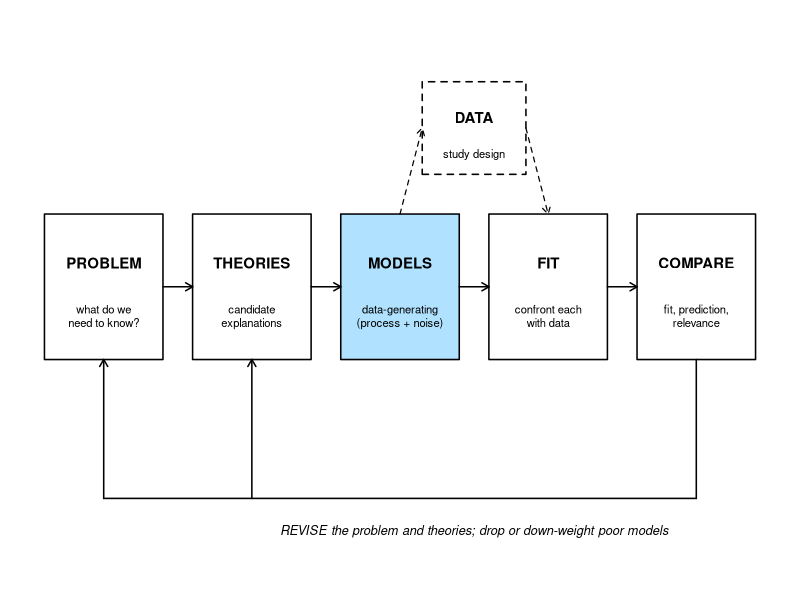
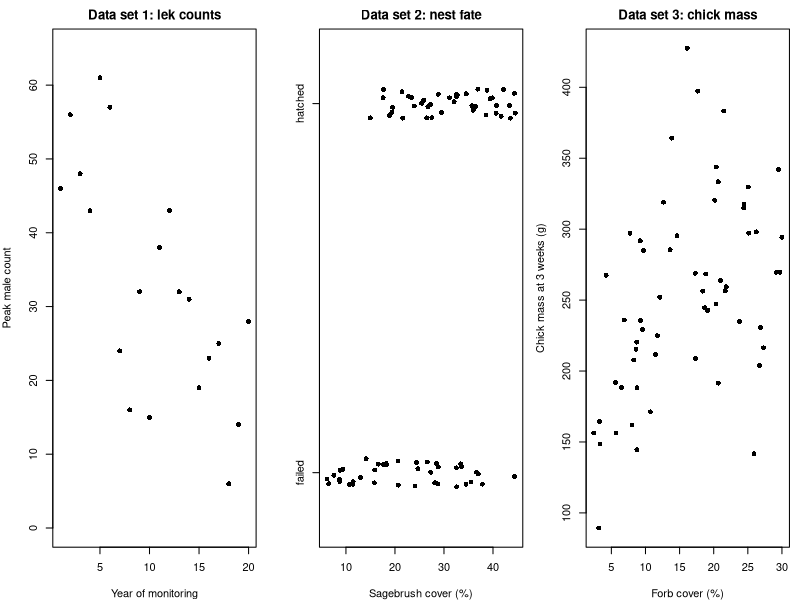
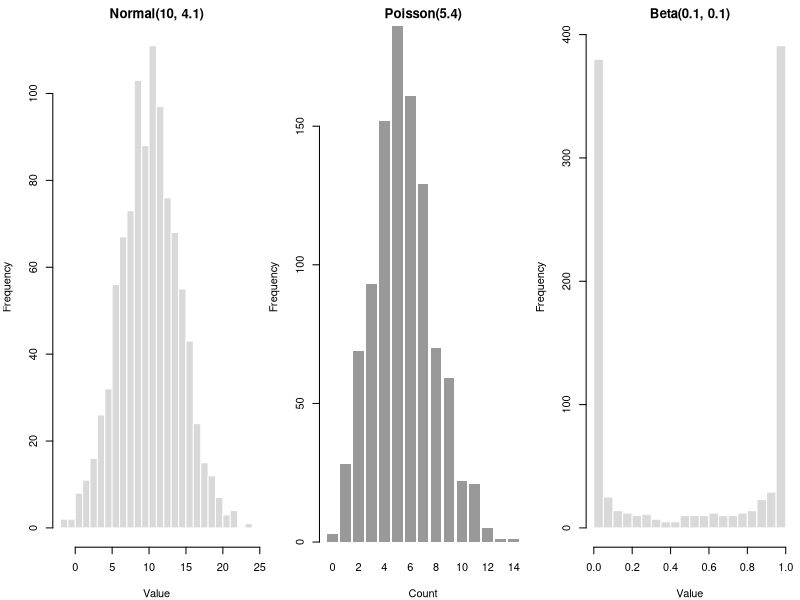
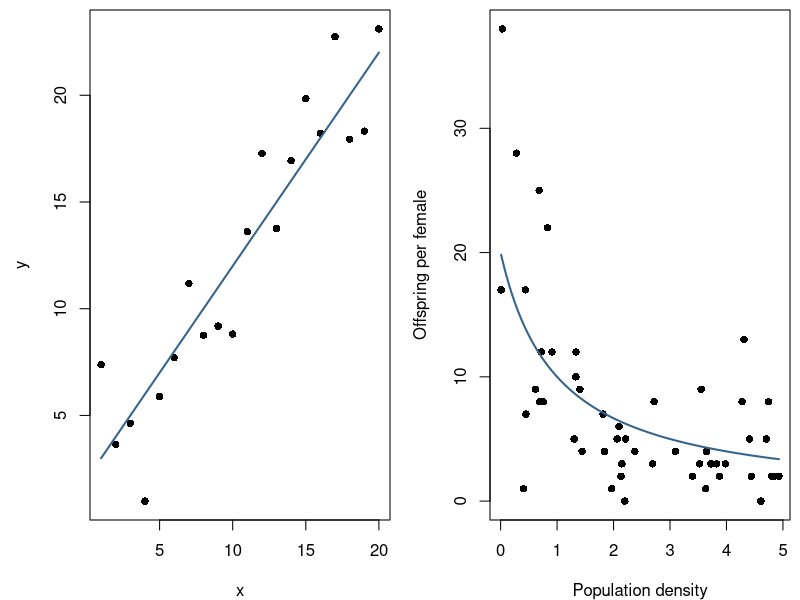

Reproduce these figures in R, in order. (Note: this script raises an error after producing the figures.)
## ---- chunk 1
knitr::opts_chunk$set(echo = TRUE, warning = FALSE, message = FALSE,
                      fig.width = 7, fig.height = 4.5, fig.align = "center")

widget <- function(file) htmltools::includeHTML(file.path("widgets", file))
f2 <- function(v) formatC(round(v, 2) + 0, format = "f", digits = 2)
f3 <- function(v) formatC(v, format = "f", digits = 3)
f4 <- function(v) formatC(v, format = "f", digits = 4)
## ---- chunk 2
# scientific workflow schematic; 'highlight' shades one box
draw_workflow <- function(highlight = NULL, cex = 0.9) {
  boxes <- c("PROBLEM", "THEORIES", "MODELS", "FIT", "COMPARE")
  subs <- c("what do we\nneed to know?", "candidate\nexplanations",
            "data-generating\n(process + noise)", "confront each\nwith data",
            "fit, prediction,\nrelevance")
  x <- seq(1, 9, by = 2)
  y <- 2
  w <- 0.8
  h <- 0.55
  shade <- function(lab) if (!is.null(highlight) && lab == highlight) "lightskyblue1" else "white"
  par(mar = c(0, 0, 0, 0))
  plot(NA, xlim = c(0, 10), ylim = c(-0.2, 4), axes = FALSE, xlab = "", ylab = "")
  for (i in seq_along(boxes)) {
    rect(x[i] - w, y - h, x[i] + w, y + h, col = shade(boxes[i]), lwd = 1.5)
    text(x[i], y + 0.18, boxes[i], font = 2, cex = cex)
    text(x[i], y - 0.22, subs[i], cex = cex * 0.75)
  }
  arrows(x[-5] + w, y, x[-1] - w, y, length = 0.08, lwd = 1.5)
  rect(6 - 0.7, 3.2 - 0.35, 6 + 0.7, 3.2 + 0.35, lty = 2, lwd = 1.5,
       col = if (identical(highlight, "DATA")) "lightskyblue1" else NA)
  text(6, 3.28, "DATA", font = 2, cex = cex)
  text(6, 3.0, "study design", cex = cex * 0.75)
  arrows(x[3], y + h, 6 - 0.7, 3.2, length = 0.08, lty = 2, lwd = 1.2)
  arrows(6 + 0.7, 3.2, x[4], y + h, length = 0.08, lty = 2, lwd = 1.2)
  segments(x[5], y - h, x[5], 0.4, lwd = 1.5)
  segments(x[5], 0.4, x[1], 0.4, lwd = 1.5)
  arrows(x[c(1, 2)], 0.4, x[c(1, 2)], y - h, length = 0.08, lwd = 1.5)
  text(6, 0.15, "REVISE the problem and theories; drop or down-weight poor models",
       cex = cex * 0.85, font = 3)
}
## ---- chunk 3
draw_workflow("MODELS")
## ---- chunk 4
set.seed(746)
yr <- 0:19
lek <- rnbinom(20, mu = 55 * exp(-0.06 * yr), size = 8)
cover <- runif(80, 5, 45)
nest <- rbinom(80, 1, plogis(-2.5 + 0.1 * cover))
forb <- runif(60, 2, 30)
mass <- rgamma(60, shape = 25, rate = 25 / (350 * forb / (5 + forb)))

par(mfrow = c(1, 3), mar = c(4, 4, 2.2, 0.8))
plot(yr + 1, lek, pch = 16, xlab = "Year of monitoring",
     ylab = "Peak male count", main = "Data set 1: lek counts", ylim = c(0, 65))
plot(cover, jitter(nest, amount = 0.04), pch = 16, yaxt = "n",
     xlab = "Sagebrush cover (%)", ylab = "", main = "Data set 2: nest fate",
     ylim = c(-0.15, 1.15))
axis(2, at = c(0, 1), labels = c("failed", "hatched"))
plot(forb, mass, pch = 16, xlab = "Forb cover (%)",
     ylab = "Chick mass at 3 weeks (g)", main = "Data set 3: chick mass")
par(mfrow = c(1, 1))
## ---- chunk 5
set.seed(746)
yr <- 0:19
mu_lek <- 55 * exp(-0.06 * yr)                    # deterministic: expected count
lek <- rnbinom(20, mu = mu_lek, size = 8)         # stochastic: noise around it
lek
## ---- chunk 6
set.seed(3)
rnorm(5, mean = 10, sd = 4.1)
rpois(5, lambda = 5.4)
round(rbeta(5, shape1 = 0.1, shape2 = 0.1), 3)
## ---- chunk 7
par(mfrow = c(1, 3), mar = c(4, 4, 2, 0.5))
hist(rnorm(1000, 10, 4.1), breaks = 30, col = "grey85", border = "white",
     main = "Normal(10, 4.1)", xlab = "Value")
barplot(table(rpois(1000, 5.4)), col = "grey60", border = NA,
        main = "Poisson(5.4)", xlab = "Count", ylab = "Frequency")
hist(rbeta(1000, 0.1, 0.1), breaks = 30, col = "grey85", border = "white",
     main = "Beta(0.1, 0.1)", xlab = "Value")
par(mfrow = c(1, 1))
## ---- chunk 8
x_lin <- 1:20
a <- 2
b <- 1
y_det <- a + b * x_lin                           # deterministic part
set.seed(1001)
y_lin <- rnorm(20, mean = y_det, sd = 2)        # stochastic part
## ---- chunk 9
a <- 20
b <- 1
k <- 5
set.seed(1001)
x_hyp <- runif(50, min = 0, max = 5)              # densities sampled from the field
mu_hyp <- a * b / (b + x_hyp)
y_hyp <- rnbinom(50, mu = mu_hyp, size = k)
## ---- chunk 10
par(mfrow = c(1, 2), mar = c(4, 4.5, 0.5, 0.5))
plot(x_lin, y_lin, pch = 16, xlab = "x", ylab = "y")
lines(x_lin, y_det, lwd = 2, col = "steelblue4")
plot(x_hyp, y_hyp, pch = 16, xlab = "Population density", ylab = "Offspring per female")
curve(a * b / (b + x), add = TRUE, lwd = 2, col = "steelblue4")
par(mfrow = c(1, 1))
## ---- chunk 11
widget("dgm_builder.html")
## ---- chunk 12
tree_data <- data.frame(girth = 1:10,
                        volume = c(0.4, 2.7, 5.3, 13.3, 42.4,
                                   63.5, 45.8, 233.4, 213.7, 383.1))
par(mar = c(4, 4.5, 0.5, 0.5))
plot(volume ~ girth, data = tree_data, pch = 16, xlab = "Girth", ylab = "Volume")
## ---- chunk 13
set.seed(31)
n_sim <- 1000
sim_vol <- replicate(n_sim, rnorm(10, mean = 10 + 40 * tree_data$girth, sd = 31))

par(mar = c(4, 4.5, 0.5, 0.5))
boxplot(t(sim_vol), names = tree_data$girth, col = "grey90",
        xlab = "Girth", ylab = "Volume (simulated)")
points(1:10, tree_data$volume, pch = 16, col = "red", cex = 1.5)
## ---- chunk 14
sim_cube <- replicate(n_sim, exp(rnorm(10, log(0.3) + 3 * log(tree_data$girth), 0.4)))
sim_null <- replicate(n_sim, rnorm(10, mean = 100, sd = 400))

par(mfrow = c(1, 2), mar = c(4, 4.5, 2, 0.5))
boxplot(t(sim_cube), names = tree_data$girth, col = "grey90", log = "y",
        xlab = "Girth", ylab = "Volume (log axis)", main = "Cube of girth, lognormal noise")
points(1:10, tree_data$volume, pch = 16, col = "red", cex = 1.3)
boxplot(t(sim_null), names = tree_data$girth, col = "grey90",
        xlab = "Girth", ylab = "Volume", main = "No relationship, wide noise")
points(1:10, tree_data$volume, pch = 16, col = "red", cex = 1.3)
par(mfrow = c(1, 1))
## ---- chunk 15
t8 <- yr[1:8]
y8 <- lek[1:8]
slope_obs <- unname(coef(lm(y8 ~ t8))[2])          # males per year
slope_obs
## ---- chunk 16
set.seed(5)
null_slopes <- replicate(5000, {
  y_null <- rnbinom(8, mu = mean(y8), size = 8)
  coef(lm(y_null ~ t8))[2]
})
p_8 <- mean(null_slopes <= slope_obs)              # fraction at least as steep
p_8
## ---- chunk 17
par(mar = c(4, 4.5, 0.5, 0.5))
hist(null_slopes, breaks = 50, col = "grey85", border = "white", main = "",
     xlab = "Slope under the no-trend model (males per year)")
abline(v = slope_obs, col = "red", lwd = 2)
## ---- chunk 18
t10 <- yr[1:10]
y10 <- lek[1:10]
slope_10 <- unname(coef(lm(y10 ~ t10))[2])
set.seed(5)
null_10 <- replicate(5000, coef(lm(rnbinom(10, mu = mean(y10), size = 8) ~ t10))[2])
p_10 <- mean(null_10 <= slope_10)
## ---- chunk 19
widget("process_obs.html")
## ---- chunk 20
s <- 0.15
median_I <- c(40, 24)                               # year 0 and year 20
mean_I <- median_I * exp(s^2 / 2)
sd_I <- mean_I * sqrt(exp(s^2) - 1)
data.frame(year = c(0, 20), median = median_I,
           mean = round(mean_I, 2), sd = round(sd_I, 2))
## ---- chunk 21
I0 <- 40
sigma <- 0.15
b_true <- log(0.6) / 20
t_yr <- 1:20

set.seed(2201)
idx <- I0 * exp(b_true * t_yr + rnorm(20, 0, sigma))
fit_idx <- lm(log(idx) ~ t_yr)
coef(fit_idx)
## ---- chunk 22
b_hat <- unname(coef(fit_idx)["t_yr"])
par(mfrow = c(1, 2), mar = c(4, 4.5, 0.5, 0.5))
plot(t_yr, idx, pch = 16, ylim = c(0, 60), xlab = "Year", ylab = "Index")
curve(I0 * exp(b_true * x), add = TRUE, lty = 2, lwd = 2)
curve(exp(coef(fit_idx)[1] + b_hat * x), add = TRUE, lwd = 2, col = "steelblue4")
plot(t_yr, log(idx), pch = 16, xlab = "Year", ylab = "log(index)")
abline(log(I0), b_true, lty = 2, lwd = 2)
abline(fit_idx, lwd = 2, col = "steelblue4")
par(mfrow = c(1, 1))
## ---- chunk 23
confint(fit_idx, "t_yr", level = 0.90)
## ---- chunk 24
widget("ci_coverage.html")
